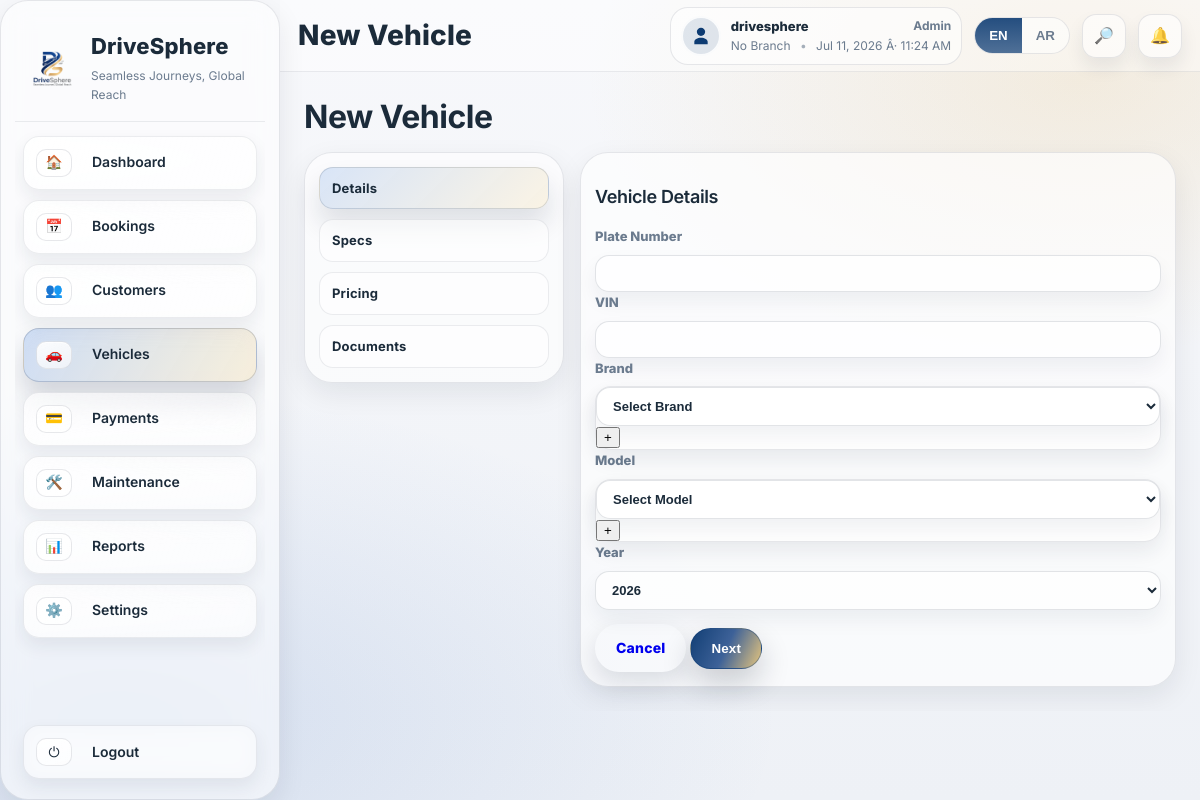
Screenshot of /vehicles/new/details/ (signed in) with the database file from the repository.
### apps/settings_app/models.py (models this page shows, shortened)
class BusinessProfile(TimeStampedModel):
    business_name = models.CharField(max_length=200, blank=True, default="")
    short_code = models.CharField(max_length=10, blank=True, default="")
    business_name_ar = models.CharField(max_length=200, blank=True, default="")
    commercial_registration_number = models.CharField(max_length=100, blank=True, default="")
    vat_no = models.CharField(max_length=100, blank=True, default="")
    address = models.CharField(max_length=300, blank=True, default="")
    address_ar = models.CharField(max_length=300, blank=True, default="")
    phone_number = models.CharField(max_length=60, blank=True, default="")
    phone_number_ar = models.CharField(max_length=60, blank=True, default="")
    email = models.EmailField(blank=True, default="")
    email_ar = models.EmailField(blank=True, default="")
    website = models.CharField(max_length=200, blank=True, default="")
    website_ar = models.CharField(max_length=200, blank=True, default="")
    currency_code = models.CharField(max_length=10, blank=True, default="OMR")
    currency_symbol = models.CharField(max_length=10, blank=True, default="﷼")
    exchange_rates = models.JSONField(blank=True, default=dict)
    exchange_rates_updated_at = models.DateTimeField(null=True, blank=True)
    logo = models.ImageField(upload_to="business/logo/", null=True, blank=True)
    class Meta:
        verbose_name = "Business Profile"
        verbose_name_plural = "Business Profile"
    @classmethod
    def get_solo(cls):
        obj = cls.objects.first()
        if not obj:
            obj = cls.objects.create()
        return obj

### apps/accounts/models.py (models this page shows, shortened)
class User(AbstractUser, TimeStampedModel):
    LANGUAGE_CHOICES = (
        ("en", "English"),
        ("ar", "Arabic"),
    )
    username = models.CharField(max_length=150, unique=True, null=True, blank=True)
    email = models.EmailField(unique=True)
    phone_number = models.CharField(max_length=30, blank=True, default="")
    nationality = models.CharField(max_length=60, blank=True, default="")
    role = models.ForeignKey(Role, on_delete=models.SET_NULL, null=True, blank=True)
    default_branch = models.ForeignKey(Branch, on_delete=models.SET_NULL, null=True, blank=True)
    preferred_language = models.CharField(max_length=2, choices=LANGUAGE_CHOICES, default="en")
    USERNAME_FIELD = "email"
    REQUIRED_FIELDS = ["username"]
    objects = UserManager()

class Role(TimeStampedModel):
    ROLE_CHOICES = (
        ("ADMIN", "Admin"),
        ("MANAGER", "Manager"),
        ("AGENT", "Agent"),
        ("MECHANIC", "Mechanic"),
        ("ACCOUNTANT", "Accountant"),
        ("VIEWER", "Viewer"),
    )
    code = models.CharField(max_length=30, choices=ROLE_CHOICES, unique=True)
    name = models.CharField(max_length=60)

### apps/fleet/views.py (the view, shortened to what this page needs)
# urls.py: path("vehicles/new/details/", views.vehicle_wizard_details, name="vehicle_wizard_details"),
@login_required
def vehicle_wizard_details(request):
    if not has_perm(request.user, "fleet.manage"):
        return render(request, "errors/403.html", status=403)
    ensure_vehicle_brands_models()
    data = _wizard_get(request)
    brands = VehicleBrand.objects.all().order_by("name")
    models = []
    if data.get("brand_id"):
        models = VehicleModel.objects.filter(brand_id=data.get("brand_id")).order_by("name")
    now = date.today().year
    years = list(range(2070, 2009, -1))
    if not data.get("year"):
        data["year"] = str(now)
    context = {
        "title": "New Vehicle",
        "step": 1,
        "data": data,
        "brands": brands,
        "models": models,
        "years": years,
    }
    return render(request, "vehicles/wizard/details.html", context)

### templates/vehicles/wizard/details.html (shortened to what this page needs)
{% extends "vehicles/wizard/_base.html" %}
{% block wizard_content %}
<h3 class="ds-h3">{% if request.session.ui_lang == 'ar' %}تفاصيل المركبة{% else %}Vehicle Details{% endif %}</h3>
<form method="post" class="ds-form">
  <div class="ds-formGrid">
    <div class="ds-field">
      <label class="ds-label">{% if request.session.ui_lang == 'ar' %}رقم اللوحة{% else %}Plate Number{% endif %}</label>
      <input class="ds-input" name="plate_number" value="{{ data.plate_number|default:'' }}" required>
    </div>
    <div class="ds-field">
      <label class="ds-label">{% if request.session.ui_lang == 'ar' %}رقم الهيكل (VIN){% else %}VIN{% endif %}</label>
      <input class="ds-input" name="vin" value="{{ data.vin|default:'' }}">
    </div>
    <div class="ds-field">
      <label class="ds-label">{% if request.session.ui_lang == 'ar' %}العلامة{% else %}Brand{% endif %}</label>
      <div class="ds-inputWrap">
        <select class="ds-input" name="brand_id" id="vw-brand" data-selected="{{ data.brand_id|default:'' }}">
          <option value="">{% if request.session.ui_lang == 'ar' %}اختر العلامة{% else %}Select Brand{% endif %}</option>
        </select>
        <button type="button" class="ds-chipBtn" id="vw-add-brand" title="Add Brand">+</button>
      </div>
    </div>
    <div class="ds-field">
      <label class="ds-label">{% if request.session.ui_lang == 'ar' %}الموديل{% else %}Model{% endif %}</label>
      <div class="ds-inputWrap">
        <select class="ds-input" name="model_id" id="vw-model" data-selected="{{ data.model_id|default:'' }}">
          <option value="">{% if request.session.ui_lang == 'ar' %}اختر الموديل{% else %}Select Model{% endif %}</option>
        </select>
        <button type="button" class="ds-chipBtn" id="vw-add-model" title="Add Model">+</button>
      </div>
    </div>
    <div class="ds-field">
      <label class="ds-label">{% if request.session.ui_lang == 'ar' %}السنة{% else %}Year{% endif %}</label>
      <select class="ds-input" name="year">
        {% for y in years %}
          <option value="{{ y }}" {% if data.year|default:'' == y|stringformat:'s' %}selected{% endif %}>{{ y }}</option>
        {% endfor %}
      </select>
    </div>
  </div>
  <div class="ds-wizard__actions">
    <a class="ds-btn" href="/vehicles/">{% if request.session.ui_lang == 'ar' %}إلغاء{% else %}Cancel{% endif %}</a>
    <button class="ds-btn ds-btn--primary" type="submit">{% if request.session.ui_lang == 'ar' %}التالي{% else %}Next{% endif %}</button>
  </div>
</form>
{% endblock %}

### templates/base/_app_shell.html (shortened to what this page needs)
{% load static %}
{% with ui_lang=request.session.ui_lang|default:request.user.preferred_language|default:"en" %}
<!DOCTYPE html>
<html lang="{{ ui_lang }}" dir="{% if ui_lang == 'ar' %}rtl{% else %}ltr{% endif %}">
<head>
  <link rel="stylesheet" href="{% static 'css/theme.css' %}">
  <link rel="stylesheet" href="{% static 'css/ds-responsive.css' %}">
  <link rel="stylesheet" href="{% static 'css/app.css' %}">
</head>
<body class="ds-body min-h-screen{% if ui_lang == 'ar' %} is-rtl{% endif %}">
  <div class="flex h-screen overflow-hidden ds-shell">
    {% include "base/_sidebar.html" with ui_lang=ui_lang %}
    <div class="flex-1 flex flex-col min-w-0">
      <div class="ds-topbar">
        <div class="ds-topbar__left">
          <h1 class="ds-page-title">{% block heading %}Dashboard{% endblock %}</h1>
        </div>
        <div class="ds-topbar__right">
          <div class="ds-user">
            <span class="ds-user__avatar ds-user__avatar--icon" aria-hidden="true">
              <svg viewBox="0 0 24 24" role="img" aria-label="User">
                <path d="M12 12c2.761 0 5-2.239 5-5S14.761 2 12 2 7 4.239 7 7s2.239 5 5 5Zm0 2c-4.418 0-8 2.239-8 5v3h16v-3c0-2.761-3.582-5-8-5Z" />
              </svg>
            </span>
            <div class="ds-user__meta">
              <div class="ds-user__top">
                <div class="ds-user__name">{{ request.user.username|default:request.user.email|cut:'@local' }}</div>
                {% if request.user.role %}
                  <div class="ds-user__role">
                    {% if request.session.ui_lang == 'ar' %}
                      {% with rc=request.user.role.code %}
                        {% if rc == 'ADMIN' %}مشرف{% elif rc == 'MANAGER' %}مدير{% elif rc == 'AGENT' %}وكيل{% elif rc == 'MECHANIC' %}فني{% elif rc == 'ACCOUNTANT' %}محاسب{% elif rc == 'VIEWER' %}مُشاهد{% else %}{{ request.user.role.name|default:request.user.role.code }}{% endif %}
                      {% endwith %}
                    {% else %}
                      {{ request.user.role.name|default:request.user.role.code }}
                    {% endif %}
                  </div>
                {% endif %}
              </div>
              <div class="ds-user__sub">
                {% if ui_lang == 'ar' %}
                  <span id="dsClock">--</span>
                  <span class="ds-dot">•</span>
                  {% if ds_active_branch %}{{ ds_active_branch.name }}{% else %}لا يوجد فرع{% endif %}
                {% else %}
                  {% if ds_active_branch %}{{ ds_active_branch.name }}{% else %}No Branch{% endif %}
                  <span class="ds-dot">•</span>
                  <span id="dsClock">--</span>
                {% endif %}
              </div>
            </div>
          </div>
          <div class="ds-lang-toggle" title="{% if ui_lang == 'ar' %}اللغة{% else %}Language{% endif %}">
            <button class="ds-lang-toggle__btn {% if ui_lang == 'en' %}is-active{% endif %}" type="button" data-lang="en">EN</button>
            <button class="ds-lang-toggle__btn {% if ui_lang == 'ar' %}is-active{% endif %}" type="button" data-lang="ar">AR</button>
          </div>
          <div class="ds-topbar__dropdown" data-dropdown>
            <button class="ds-topbar__pill ds-topbar__pill--search" type="button" data-dropdown-toggle="search" aria-expanded="false" aria-controls="ds-search-panel">
              <span class="ds-pill__icon">🔎</span>
            </button>
          </div>
          <div class="ds-topbar__dropdown" data-dropdown>
            <button class="ds-topbar__pill ds-topbar__pill--notify" type="button" data-dropdown-toggle="notify" aria-expanded="false" aria-controls="ds-notify-panel">
              <span class="ds-pill__icon">🔔</span>
            </button>
          </div>
        </div>
      </div>
      <main class="p-4 sm:p-6 overflow-y-auto min-w-0">
        <div class="ds-pageHeader" id="ds-page-header">
          <div>
            <h2 class="ds-pageHeader__title" id="ds-page-header-title"></h2>
          </div>
        </div>
        {% block content %}{% endblock %}
      </main>
    </div>
  </div>
</body>
</html>
{% endwith %}

### templates/base/_sidebar.html (shortened to what this page needs)
{% load static %}
{% with ui_lang=ui_lang|default:request.session.ui_lang|default:request.user.preferred_language|default:"en" %}
<aside class="ds-sidebar">
  {% with business_name_ar=ds_business.business_name_ar|default:ds_business.business_name|default:"DriveSphere" %}
    {% if ui_lang == "ar" %}
      <div class="ds-sidebar__brand">
        <div class="ds-brand__text" dir="rtl">
          <div class="ds-brand__name">{{ ds_business.business_name_ar|default:ds_business.business_name|default:"DriveSphere" }}</div>
          <div class="ds-brand__tagline">رحلات سلسة، حضور عالمي</div>
        </div>
        {% if ds_business.logo %}
          <img class="ds-brand__logo" src="{{ ds_business.logo.url }}" alt="{{ business_name_ar }}">
        {% else %}
          <img class="ds-brand__logo" src="{% static 'img/logo/logo.png' %}" alt="{{ business_name_ar }}">
        {% endif %}
      </div>
    {% else %}
      <div class="ds-sidebar__brand">
        {% if ds_business.logo %}
          <img class="ds-brand__logo" src="{{ ds_business.logo.url }}" alt="{{ ds_business.business_name|default:'DriveSphere' }}">
        {% else %}
          <img class="ds-brand__logo" src="{% static 'img/logo/logo.png' %}" alt="DriveSphere">
        {% endif %}
        <div class="ds-brand__text">
          <div class="ds-brand__name">{{ ds_business.business_name|default:"DriveSphere" }}</div>
          <div class="ds-brand__tagline">Seamless Journeys, Global Reach</div>
        </div>
      </div>
    {% endif %}
  {% endwith %}
  <nav class="ds-nav">
    <a class="ds-nav__item {% if request.path == '/dashboard/' or request.path == '/' %}is-active{% endif %}" href="/dashboard/">
      <span class="ds-nav__icon">🏠</span>
      <span class="ds-nav__label">{% if ui_lang == "ar" %}لوحة التحكم{% else %}Dashboard{% endif %}</span>
    </a>
    <a class="ds-nav__item {% if request.path|slice:':10' == '/bookings/' %}is-active{% endif %}" href="/bookings/">
      <span class="ds-nav__icon">📅</span>
      <span class="ds-nav__label">{% if ui_lang == "ar" %}الحجوزات{% else %}Bookings{% endif %}</span>
    </a>
    <a class="ds-nav__item {% if request.path|slice:':11' == '/customers/' %}is-active{% endif %}" href="/customers/">
      <span class="ds-nav__icon">👥</span>
      <span class="ds-nav__label">{% if ui_lang == "ar" %}العملاء{% else %}Customers{% endif %}</span>
    </a>
    <a class="ds-nav__item {% if request.path|slice:':10' == '/vehicles/' %}is-active{% endif %}" href="/vehicles/">
      <span class="ds-nav__icon">🚗</span>
      <span class="ds-nav__label">{% if ui_lang == "ar" %}المركبات{% else %}Vehicles{% endif %}</span>
    </a>
    <a class="ds-nav__item {% if request.path|slice:':10' == '/payments/' %}is-active{% endif %}" href="/payments/">
      <span class="ds-nav__icon">💳</span>
      <span class="ds-nav__label">{% if ui_lang == "ar" %}المدفوعات{% else %}Payments{% endif %}</span>
    </a>
    <a class="ds-nav__item {% if request.path|slice:':13' == '/maintenance/' %}is-active{% endif %}" href="/maintenance/">
      <span class="ds-nav__icon">🛠️</span>
      <span class="ds-nav__label">{% if ui_lang == "ar" %}الصيانة{% else %}Maintenance{% endif %}</span>
    </a>
    <a class="ds-nav__item {% if request.path|slice:':9' == '/reports/' %}is-active{% endif %}" href="/reports/">
      <span class="ds-nav__icon">📊</span>
      <span class="ds-nav__label">{% if ui_lang == "ar" %}التقارير{% else %}Reports{% endif %}</span>
    </a>
    <a class="ds-nav__item {% if request.path|slice:':10' == '/settings/' %}is-active{% endif %}" href="/settings/general/">
      <span class="ds-nav__icon">⚙️</span>
      <span class="ds-nav__label">{% if ui_lang == "ar" %}الإعدادات{% else %}Settings{% endif %}</span>
    </a>
  </nav>
  <div class="ds-sidebar__footer">
    <a class="ds-nav__item ds-nav__item--logout" href="/logout/">
      <span class="ds-nav__icon">⏻</span>
      <span class="ds-nav__label">{% if ui_lang == "ar" %}تسجيل الخروج{% else %}Logout{% endif %}</span>
    </a>
  </div>
</aside>
{% endwith %}

### rows the page displays
BusinessProfile: business_name "DriveSphere"
User: user.username "drivesphere", user.role.name "Admin"

### other values shown
form field year "2026"
